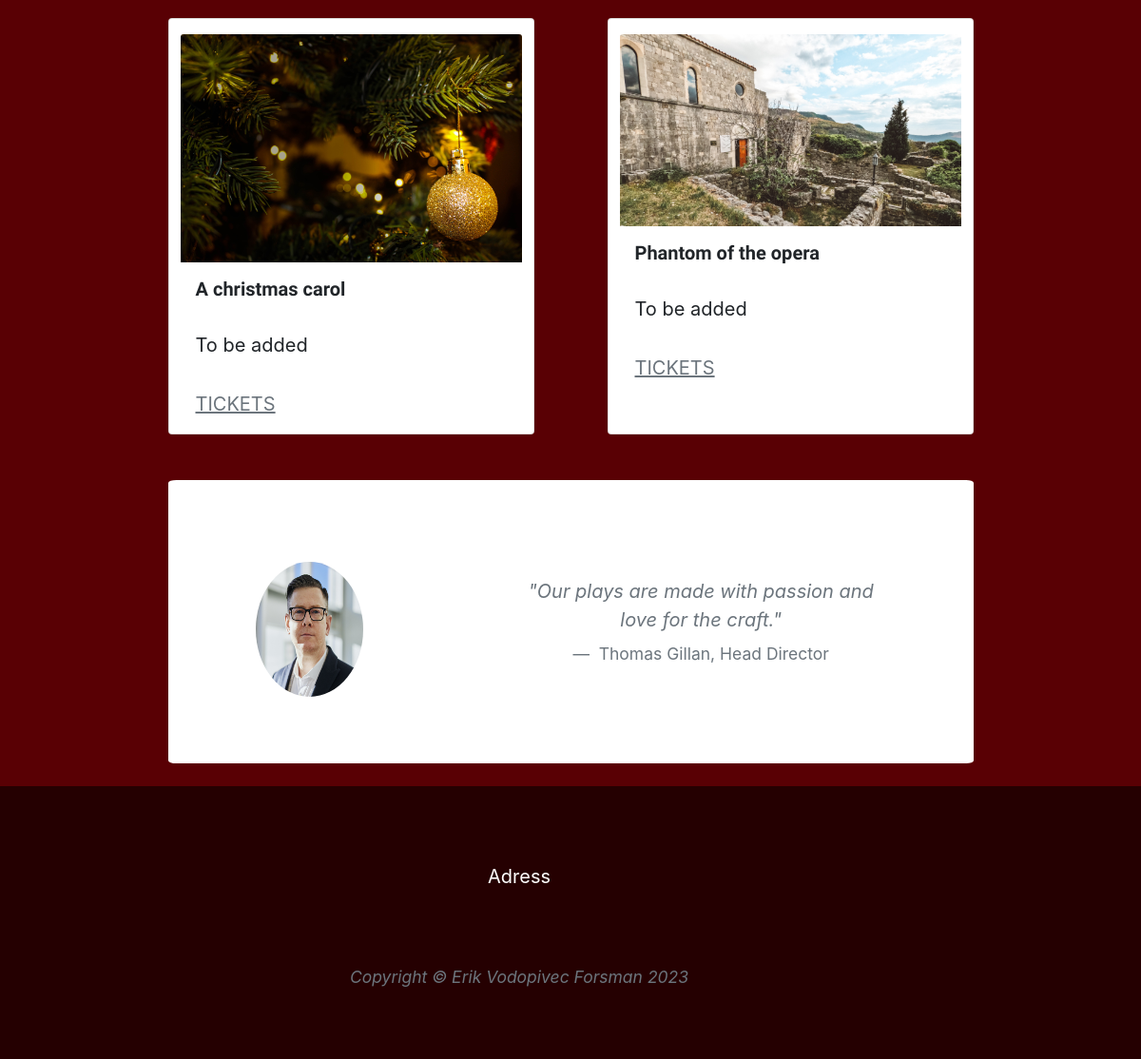
The app's page / (lower part), older data.
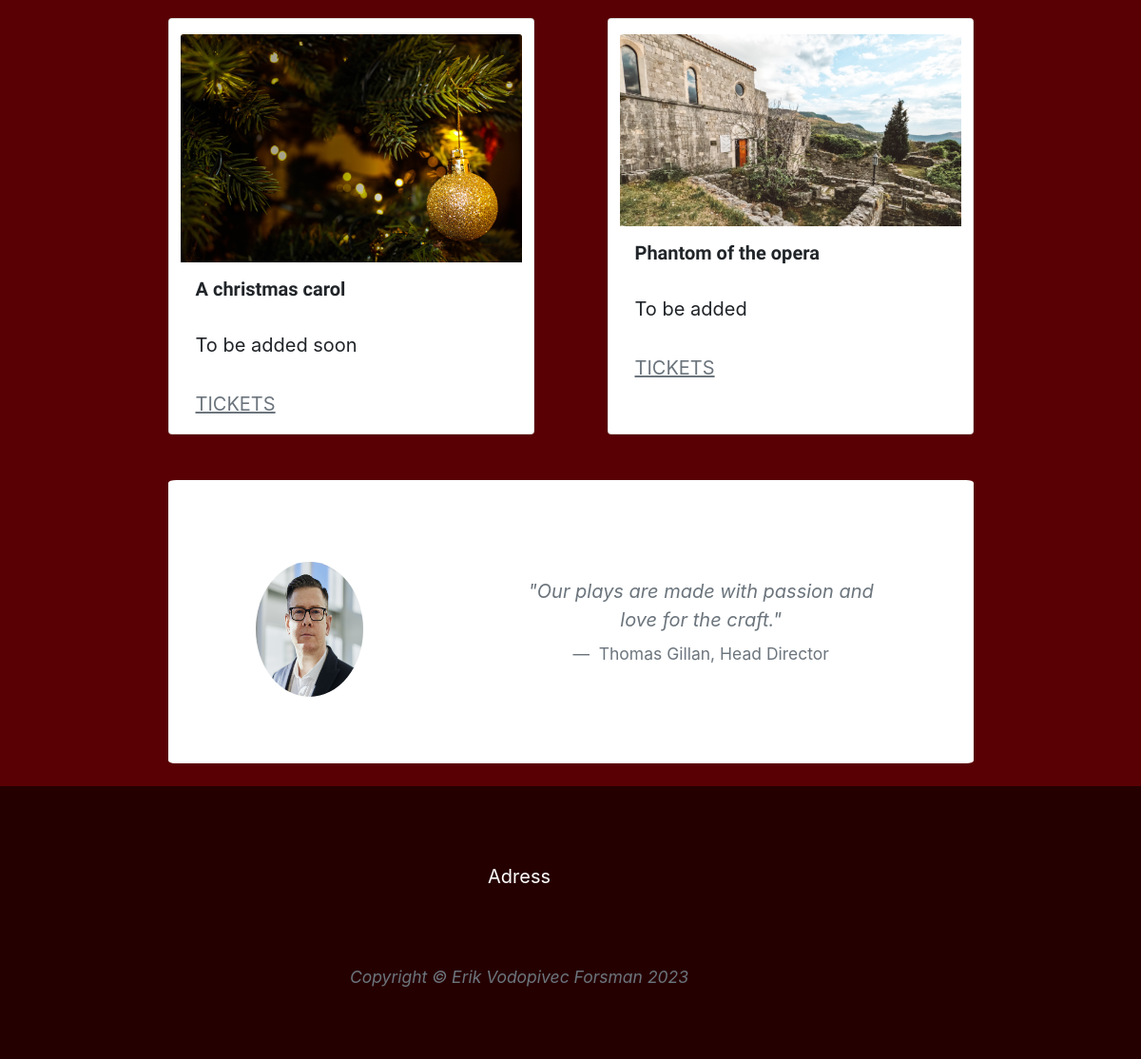
The same page, newer data.
### booking/models.py (models this page shows, shortened)
class Play( models.Model):
    name = models.CharField(max_length=254, null=False, blank=False)
    description = models.CharField(max_length=1000, null=False, blank=False, default="To be added")
    image = models.CharField(max_length=254, null=True, blank=True)

### home/views.py (the view)
# urls.py: path('', views.HomePage, name='home'),
def HomePage(request):
    plays = Play.objects.all()
    template = "home/index.html"
    context = {
            'plays': plays,
        }
    return render(request, template, context)

### home/templates/home/index.html (shortened to what this page needs)
{% extends "base.html" %}
{% load static %}
{% block content %}
    <div class="container mx-auto col-11 col-lg-9">
        <div class="card-deck row justify-content-around">
            {% for play in plays %}
            <div class="card col-11 col-md-5 col-sm-5 col-xs-5">
                <img class="card-img-top" src="{{MEDIA_URL}}{{ play.image }}" alt="play theme image. {{ play.name }}">
                <div class="card-body">
                    <h5 class="card-title">{{ play.name }}</h5>
                    <p class="card-text">{{ play.description }}</p>
                    <p class="card-text"><a class="text-muted text-uppercase" href="{% url 'booking_date' play.id %}">Tickets</a></p>
                </div>
            </div>
            {% endfor %}
            <div class=" row justify-content-around col-11" id="director">
                <div class="col-11 col-lg-2 d-flex d-flex-inline">
                    <img class="col-12" id="director-img" src="{{MEDIA_URL}}head-editor.jpg" alt="head photo man">
                </div>
                <div class="text-center col-6 d-flex d-flex-inline">
                    <figure>
                    <blockquote class="blockquote mb-4">
                        <p>
                            <span class="font-italic">"Our plays are made with passion and love for the craft."</span>
                        </p>
                    </blockquote>
                    <figcaption class="blockquote-footer">
                        Thomas Gillan, Head Director
                    </figcaption>
                </figure>
            </div>
        </div>
    </div>
{% endblock %}

### templates/base.html (shortened to what this page needs)
{% load static %}
<!DOCTYPE html>
<html class="h-100"></html>
<html lang="en">
<head>
    <link href="https://cdn.jsdelivr.net/npm/bootstrap@5.0.1/dist/css/bootstrap.min.css" rel="stylesheet"
>
    <link href="{% static 'css/style.css' %}" rel="stylesheet">
    <link href="{% static 'css/style-clean-blog.css' %}" rel="stylesheet" />
</head>
<body id="cont">
    <div class="container-fluid">
    {% block content %}{% endblock %}
    </div>
    <footer>
        <div class="container col-12 px-4 px-lg-5">
            <div class="row col-12 gx-4 gx-lg-5 justify-content-center">
                <div class="col-md-10 col-lg-8 col-xl-7">
                    <div>
                        <p class="text-white text-center">Adress</p>
                    </div>
                    <ul class="list-inline text-center">
                    </ul>
                    <div class="small text-center text-muted fst-italic">Copyright &copy; Erik Vodopivec Forsman 2023</div>
                </div>
            </div>
        </div>
    </footer>
</body>
</html>

### static/css/style.css (style rules this page uses)
:root { --light-red: #590004 ; --dark-red: #250001; --green-btn: #55CB1E; }
#cont { background-color: var(--light-red); width: 100vw; overflow-x: hidden; }
footer { background-color: var(--dark-red); }
.card-deck { left: auto !important; }
.navbar, .container-fluid, .footer { width: 100; border: 0cm; }
h6, .h6, h5, .h5, h4, .h4, h3, .h3, .nav-item { font-family: 'Mukta', sans-serif; }
.card { display: inline-block; }
#director-img { border-radius: 50%; }
img { margin-top: 2vh; }
#director { background-color: white; border-radius: 1%; padding-top: 5%; padding-bottom: 5%; }

Row changes from the older to the newer data that the page shows:
changed Play "A christmas carol": description "To be added" → "To be added soon"
